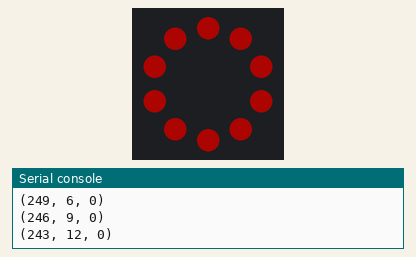
Simulated run of this program. Board: Circuit Playground running CircuitPython. On the bench: the board's ring of 10 RGB LEDs (number 0 left of the top, counting anticlockwise), the last lines printed to the serial console. Dim RGB values are drawn brighter than linear.

Above: at 0.09 s.
At 1.13 s:
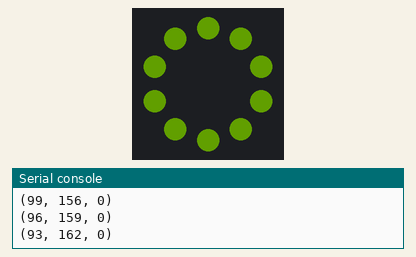
At 2.39 s:
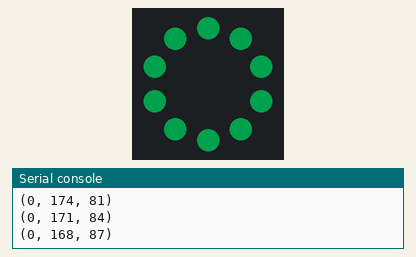
At 2.91 s:
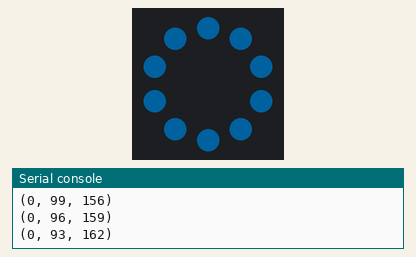
At 3.54 s:
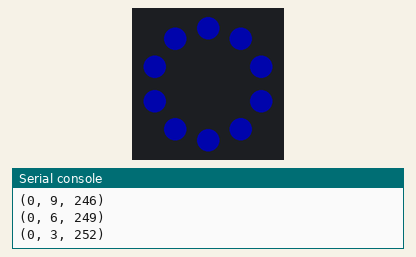
At 4.69 s:
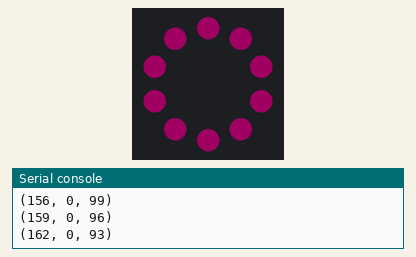

The program:

rainbow1.py
```python
import time
import board
import neopixel
from rainbowio import colorwheel

pixels = neopixel.NeoPixel(board.NEOPIXEL, 10, brightness=0.2)
i = 0
while True:
    for i in range(256): # run from 0 to 255
        pixels.fill(colorwheel(i))
        print(pixels[0])
        time.sleep(0.02)


import board
import neopixel
from adafruit_led_animation.animation.rainbowchase import RainbowChase

pixels = neopixel.NeoPixel(board.NEOPIXEL, 10, brightness=0.2)
rainbow = RainbowChase(pixels, speed=0.02, size=1, spacing=0, reverse=True, step=25)

while True:
    rainbow.animate()
```

Measured:
- by itself, everything shown: repeats every 5.4 s, in 52 steps
